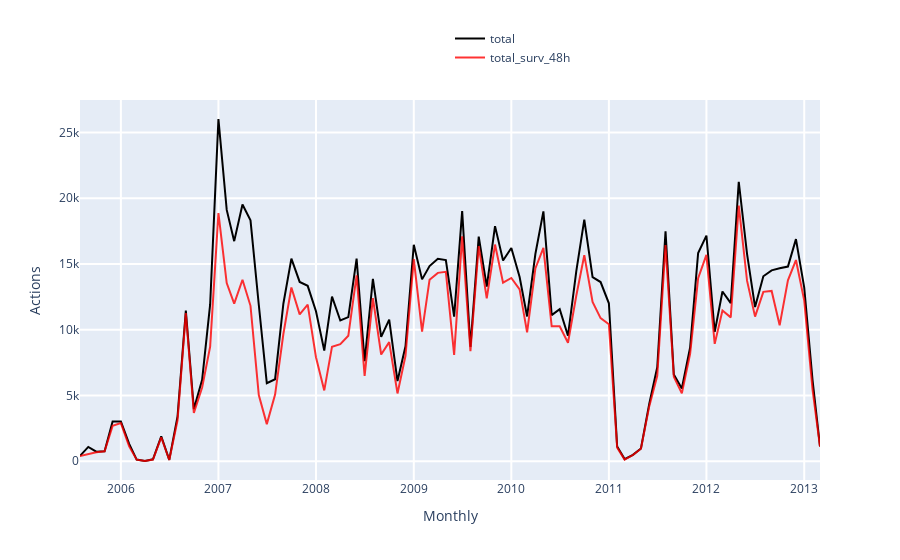

This figure's notebook cell:
### Markdown cell above
### <span style="color:green"> TRY YOURSELF! THIS IS WHAT WILL HAPPEN WHEN YOU CLICK 'Refresh Editor's Actions' Button </span>

### Code cell
### ---------------------------------------------------------------------------------------- ###
### TRY YOURSELF! THIS IS WHAT WILL HAPPEN WHEN YOU CLICK 'Refresh Editor's Actions' BUTTON  ###
### ---------------------------------------------------------------------------------------- ###

## This is the page you used and the editor you select in the above grid. ##
print('The page that is being used:', the_page['title'])
print('Selected editor:', editor_info['name'])

## Visualization, core visual code lies in ActionsListener, then the interact function    ##
## make it interactive, mode details see:                                                 ##
## https://github.com/gesiscss/wikiwho_demo/blob/master/visualization/actions_listener.py ##

# Create an ActionsListener instance.
actionslistener = ActionsListener(total_actions)

# What types do these actions have?
actions_types = (total_actions.loc[:,'total':'total_stopword_count'].columns.append(
                total_actions.loc[:,'adds':'reins_stopword_count'].columns)).values.tolist()

# Visualization: try yourself by coding!
begin_date = date(2002, 3, 1)
end_date = date(2019, 6, 1)
editor_name = 'All'
frequency = 'Monthly' # 'Yearly', 'Monthly'
black_line = 'total' # Choose one from 'actions_types'. Note that 'black_line doesn't have 'None' option but others have.
red_line = 'total_surv_48h'
blue_line = 'None'
green_line = 'None'

print('Time range from', begin_date.strftime("%Y-%m-%d"), 'to', end_date.strftime("%Y-%m-%d"))

actionslistener.listen(
    _range1 = begin_date,
    _range2 = end_date,
    editor = editor_name,
    granularity = frequency,
    black = black_line,
    red = red_line,
    blue = blue_line,
    green = green_line)
